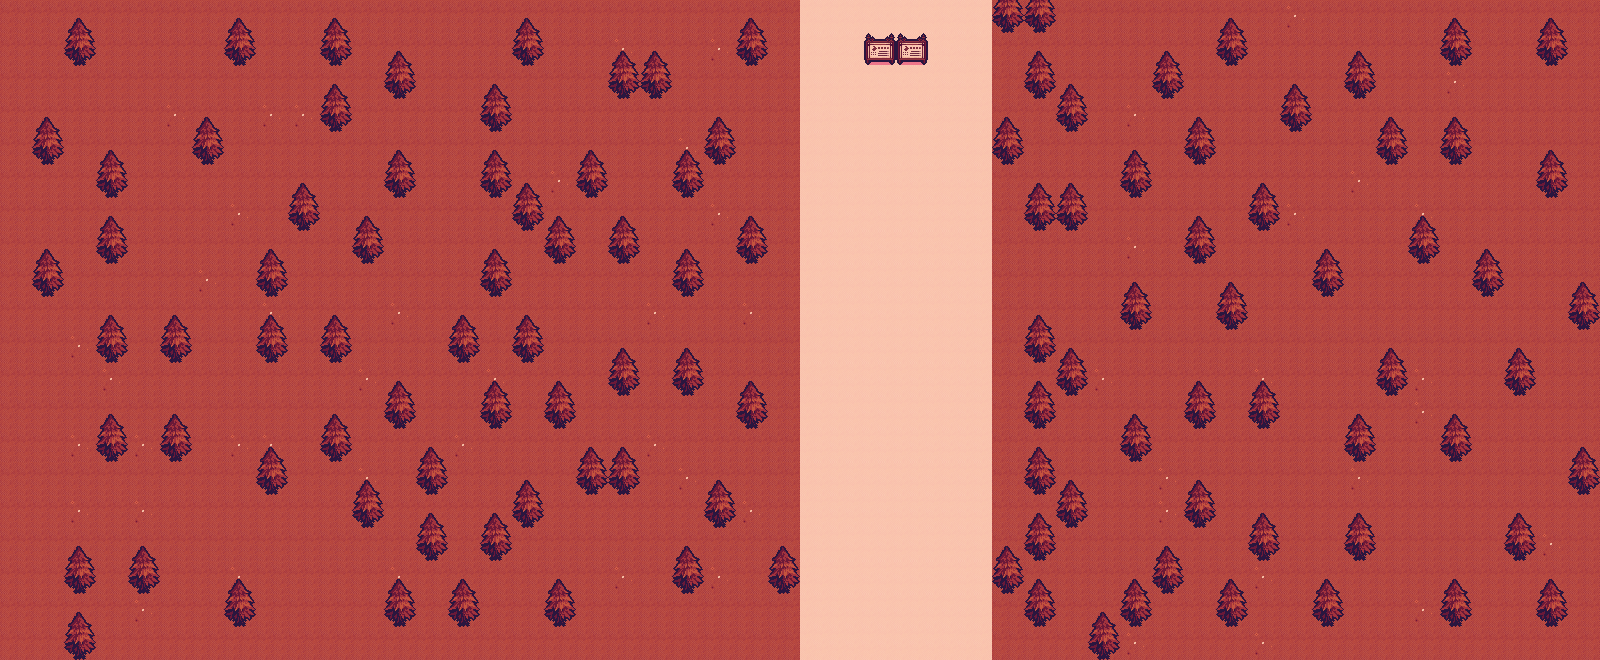

A 2D game scene composited from a Tiled map and its tileset images. What follows is a short description and the map's XML, with every tile layer's data as written:
An orthogonal 50x20 tile map with 32x33 px tiles, 2 tile layers (ground, items) and 12 objects (7x block, 2x read, talk, player, npc).

<map version="1.0" orientation="orthogonal" renderorder="right-down" width="50" height="20" tilewidth="32" tileheight="33" nextobjectid="28">
 <tileset firstgid="1" name="Tiles" tilewidth="32" tileheight="33" tilecount="8" columns="4">
  <image source="tiles.png" width="128" height="66" />
 </tileset>
 <layer name="ground" width="50" height="20">
  <data encoding="csv">
6,6,6,6,6,6,6,6,6,6,6,6,6,6,6,6,6,6,6,6,6,6,6,6,6,8,8,8,8,8,8,6,6,6,6,6,6,6,6,6,2,6,6,6,6,6,6,6,6,6,
6,6,6,6,6,6,6,6,6,6,6,6,6,6,6,6,6,6,6,2,6,6,2,6,6,8,8,8,8,8,8,6,6,6,6,6,6,6,6,6,6,6,6,6,6,6,6,6,6,6,
6,6,6,6,6,6,6,6,6,6,6,6,6,6,6,6,6,6,6,6,6,6,6,6,6,8,8,8,8,8,8,6,6,6,6,6,6,6,6,6,6,6,6,6,6,2,6,6,6,6,
6,6,6,6,6,2,6,6,2,2,6,6,6,6,6,6,6,6,6,6,6,6,6,6,6,8,8,8,8,8,8,6,6,6,6,2,6,6,6,6,6,6,6,6,6,6,6,6,6,6,
6,6,6,6,6,6,6,6,6,6,6,6,6,6,6,6,6,6,6,6,6,2,6,6,6,8,8,8,8,8,8,6,6,6,6,6,6,6,6,6,6,6,6,6,6,6,6,6,6,6,
6,6,6,6,6,6,6,6,6,6,6,6,6,6,6,6,6,2,6,6,6,6,6,6,6,8,8,8,8,8,8,6,6,6,6,6,6,6,6,6,6,6,2,6,6,6,6,6,6,6,
6,6,6,6,6,6,6,2,6,6,6,6,6,6,6,6,6,6,6,6,6,6,2,6,6,8,8,8,8,8,8,6,6,6,6,6,6,6,6,6,2,6,6,6,2,6,6,6,6,6,
6,6,6,2,6,6,6,6,6,6,6,6,6,6,6,6,6,6,6,6,6,6,6,6,6,8,8,8,8,8,8,6,6,6,6,2,6,6,6,6,6,6,6,6,6,6,6,6,6,6,
6,6,6,6,6,6,2,6,6,6,6,6,6,6,6,6,6,6,6,6,6,6,6,6,6,8,8,8,8,8,8,6,6,6,6,6,6,6,6,6,6,6,6,6,6,6,6,6,6,6,
6,6,6,6,6,6,6,6,2,6,6,6,2,6,6,6,6,6,6,6,2,6,6,2,6,8,8,8,8,8,8,6,6,6,6,6,6,6,2,6,6,6,6,6,6,6,6,6,6,6,
6,6,2,6,6,2,6,6,6,6,6,6,6,6,6,6,6,6,6,6,6,6,6,6,6,8,8,8,8,8,8,6,6,6,6,6,6,6,6,6,6,6,6,6,6,6,6,6,6,6,
6,6,6,2,6,6,6,6,6,6,6,2,6,6,6,2,6,6,6,2,6,6,6,6,6,8,8,8,8,8,8,6,6,6,2,6,6,6,6,2,6,6,6,6,2,6,6,6,6,6,
6,6,6,6,6,6,6,6,6,6,6,6,6,6,6,6,6,6,6,6,6,6,6,2,6,8,8,8,8,8,8,6,6,6,6,6,6,6,6,6,6,6,6,6,2,6,6,6,6,6,
6,6,2,6,2,6,6,2,2,6,6,6,6,6,2,6,6,6,6,6,2,6,6,6,6,8,8,8,8,8,8,6,6,6,6,6,6,6,6,6,6,6,6,6,6,6,6,6,6,6,
6,6,6,6,6,6,6,6,6,6,6,2,6,6,6,6,6,6,6,6,6,2,6,6,6,8,8,8,8,8,8,6,6,6,6,6,2,6,6,6,6,6,2,6,6,6,6,6,6,6,
6,6,2,6,2,6,6,6,6,6,6,6,6,6,6,6,6,6,6,6,6,6,6,2,6,8,8,8,8,8,8,6,6,6,6,6,2,2,6,6,6,6,6,6,6,6,6,6,6,6,
6,6,6,6,6,6,6,6,6,6,6,6,6,6,6,6,6,6,6,6,6,6,6,6,6,8,8,8,8,8,8,6,6,6,6,6,6,6,6,6,6,6,2,6,6,6,6,6,2,6,
6,6,6,6,6,6,6,2,6,6,6,6,2,6,6,6,6,6,6,2,6,6,2,6,6,8,8,8,8,8,8,6,6,6,6,6,6,6,6,2,6,6,6,6,6,6,6,6,6,6,
6,6,6,6,2,6,6,6,6,6,6,6,6,6,6,6,6,6,6,6,6,6,6,6,6,8,8,8,8,8,8,6,6,6,6,6,6,6,6,6,6,6,6,6,2,6,6,6,6,6,
6,6,6,6,6,6,6,6,6,6,6,6,6,6,6,6,6,6,6,6,6,6,6,6,6,8,8,8,8,8,8,6,6,6,6,2,6,6,6,2,6,6,6,6,6,6,6,6,6,6
</data>
 </layer>
 <layer name="items" width="50" height="20">
  <data encoding="csv">
0,0,1,0,0,0,0,1,0,0,1,0,0,0,0,0,1,0,0,0,0,0,0,1,0,0,0,0,0,0,0,5,5,0,0,0,0,0,1,0,0,0,0,0,0,1,0,0,1,0,
0,0,5,0,0,0,0,5,0,0,5,0,1,0,0,0,5,0,0,1,1,0,0,5,0,0,0,7,7,0,0,0,1,0,0,0,1,0,5,0,0,0,1,0,0,5,0,0,5,0,
0,0,0,0,0,0,0,0,0,0,1,0,5,0,0,1,0,0,0,5,5,0,0,0,0,0,0,0,0,0,0,0,5,1,0,0,5,0,0,0,1,0,5,0,0,0,0,0,0,0,
0,1,0,0,0,0,1,0,0,0,5,0,0,0,0,5,0,0,0,0,0,0,1,0,0,0,0,0,0,0,0,1,0,5,0,0,0,1,0,0,5,0,0,1,0,1,0,0,0,0,
0,5,0,1,0,0,5,0,0,0,0,0,1,0,0,1,0,0,1,0,0,1,5,0,0,0,0,0,0,0,0,5,0,0,0,1,0,5,0,0,0,0,0,5,0,5,0,0,1,0,
0,0,0,5,0,0,0,0,0,1,0,0,5,0,0,5,1,0,5,0,0,5,0,0,0,0,0,0,0,0,0,0,1,1,0,5,0,0,0,1,0,0,0,0,0,0,0,0,5,0,
0,0,0,1,0,0,0,0,0,5,0,1,0,0,0,0,5,1,0,1,0,0,0,1,0,0,0,0,0,0,0,0,5,5,0,0,0,1,0,5,0,0,0,0,1,0,0,0,0,0,
0,1,0,5,0,0,0,0,1,0,0,5,0,0,0,1,0,5,0,5,0,1,0,5,0,0,0,0,0,0,0,0,0,0,0,0,0,5,0,0,0,1,0,0,5,0,1,0,0,0,
0,5,0,0,0,0,0,0,5,0,0,0,0,0,0,5,0,0,0,0,0,5,0,0,0,0,0,0,0,0,0,0,0,0,0,1,0,0,1,0,0,5,0,0,0,0,5,0,0,1,
0,0,0,1,0,1,0,0,1,0,1,0,0,0,1,0,1,0,0,0,0,0,0,0,0,0,0,0,0,0,0,0,1,0,0,5,0,0,5,0,0,0,0,0,0,0,0,0,0,5,
0,0,0,5,0,5,0,0,5,0,5,0,0,0,5,0,5,0,0,1,0,1,0,0,0,0,0,0,0,0,0,0,5,1,0,0,0,0,0,0,0,0,0,1,0,0,0,1,0,0,
0,0,0,0,0,0,0,0,0,0,0,0,1,0,0,1,0,1,0,5,0,5,0,1,0,0,0,0,0,0,0,0,1,5,0,0,0,1,0,1,0,0,0,5,0,0,0,5,0,0,
0,0,0,1,0,1,0,0,0,0,1,0,5,0,0,5,0,5,0,0,0,0,0,5,0,0,0,0,0,0,0,0,5,0,0,1,0,5,0,5,0,0,1,0,0,1,0,0,0,0,
0,0,0,5,0,5,0,0,1,0,5,0,0,1,0,0,0,0,1,1,0,0,0,0,0,0,0,0,0,0,0,0,1,0,0,5,0,0,0,0,0,0,5,0,0,5,0,0,0,1,
0,0,0,0,0,0,0,0,5,0,0,1,0,5,0,0,1,0,5,5,0,0,1,0,0,0,0,0,0,0,0,0,5,1,0,0,0,1,0,0,0,0,0,0,0,0,0,0,0,5,
0,0,0,0,0,0,0,0,0,0,0,5,0,1,0,1,5,0,0,0,0,0,5,0,0,0,0,0,0,0,0,0,1,5,0,0,0,5,0,1,0,0,1,0,0,0,0,1,0,0,
0,0,1,0,1,0,0,0,0,0,0,0,0,5,0,5,0,0,0,0,0,1,0,0,1,0,0,0,0,0,0,1,5,0,0,0,1,0,0,5,0,0,5,0,0,0,0,5,0,0,
0,0,5,0,5,0,0,1,0,0,0,0,1,0,1,0,0,1,0,0,0,5,0,0,5,0,0,0,0,0,0,5,1,0,0,1,5,0,1,0,0,1,0,0,0,1,0,0,1,0,
0,0,1,0,0,0,0,5,0,0,0,0,5,0,5,0,0,5,0,0,0,0,0,0,0,0,0,0,0,0,0,0,5,0,1,5,0,0,5,0,0,5,0,0,0,5,0,0,5,0,
0,0,5,0,0,0,0,0,0,0,0,0,0,0,0,0,0,0,0,0,0,0,0,0,0,0,0,0,0,0,0,0,0,0,5,0,0,0,0,0,0,0,0,0,0,0,0,0,0,0
</data>
 </layer>
 <objectgroup name="collision">
  <object id="4" name="block" x="560" y="254" />
  <object id="6" name="block" x="864" y="33" width="64" height="33" />
  <object id="8" name="block" x="0" y="0" width="1600">
   <properties>
    <property name="blocked" value="" />
   </properties>
  </object>
  <object id="9" name="block" x="0" y="0" height="660" />
  <object id="10" name="block" x="0" y="660" width="1600" />
  <object id="11" name="block" x="1600" y="0" height="660" />
  <object id="14" name="read" x="896.458" y="67.1667" width="46.75" height="14.5">
   <properties>
    <property name="text" value="Fuck me, pleeese" />
   </properties>
  </object>
  <object id="19" name="read" x="852.625" y="67.1667" width="42.8333" height="14.3333">
   <properties>
    <property name="text" value="Hello" />
   </properties>
  </object>
  <object id="24" name="talk" x="800" y="63.0303" width="32.6667" height="8.9697">
   <properties>
    <property name="npcid" type="int" value="1" />
   </properties>
  </object>
  <object id="25" name="block" x="807.273" y="51.5455" width="12.6364" height="10.8182" />
 </objectgroup>
 <objectgroup name="spawn">
  <object id="18" name="player" x="906" y="145.333" width="5.33333" height="3.33333" />
  <object id="27" name="npc" x="810.561" y="54.8864" width="5.87879" height="3.72727">
   <properties>
    <property name="npcid" type="int" value="1" />
   </properties>
  </object>
 </objectgroup>
</map>